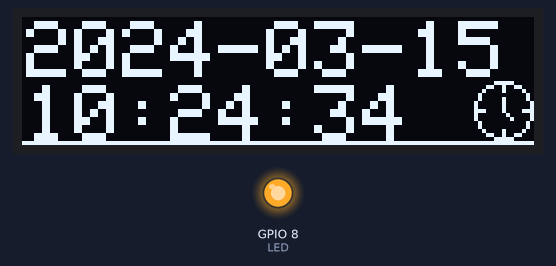
Bench run of a sketch on a simulated ESP32-C3. Shown: 128×32 one-colour display, output pins drawn as LEDs (lit = HIGH). WiFi joins after 1.5 s; servers stay silent unless stated; the local clock reads 2024-03-15 10:24:30 at power-on unless the sketch sets it; not simulated (calls return 0 or success): src/secrets/Secrets.h; what the sketch prints to the serial monitor is not drawn.

Above: at 4.3 s.
At 9.8 s:
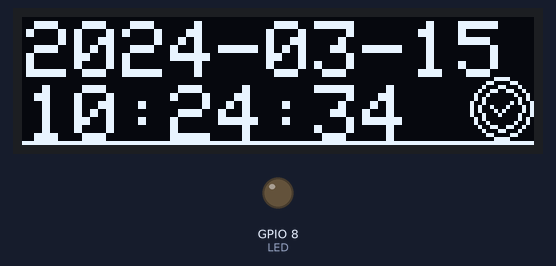
At 15.8 s:
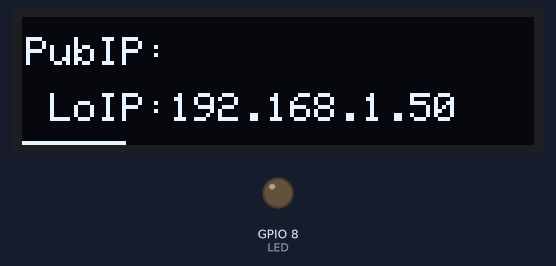
At 38.8 s:
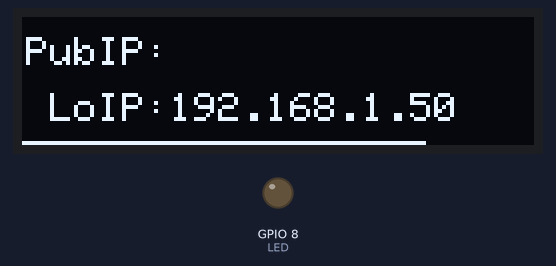
Timing chart, 0 to 40.0 s (numbered marks = the images above):
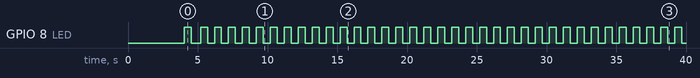

The sketch:

ESP32-C3-Super-Mini.ino
```cpp
/*!
 * @file ESP32-C3-Super-Mini.ino
 * @author @Telematica
 * @brief ESP32 C3 Super Mini project with NTP for time synchronization.
 *
 */
#include <Arduino.h>
#include <Adafruit_GFX.h>
#include <Adafruit_SSD1306.h>
#include <BLEDevice.h>
// #include <BLEServer.h>
#include <esp_system.h>
#include <HTTPClient.h>
#include "NTP.h"
#include <PinsESP32C3SuperMini.h>
#include "src/secrets/Secrets.h"
#include <SPI.h>
#include <time.h>
// #include <UrlEncode.h>
#include <WiFi.h>
#include <WiFiClientSecure.h>
#include <Wire.h>
// /Users/dealersocket/Arduino/libraries/Shared/PinsESP32C3SuperMini.h

// #define ARDUINO_USB_CDC_ON_BOOT 1
// #define ARDUINO_USB_MODE 1
#define I2C_SDA GPIO4    // GPIO4 / SDA (Data)
#define I2C_SCL GPIO5    // GPIO5 / SCL / SCK (Clock)
#define LED LED_BUILTIN  // GPI08 BLUE_LED
#define SCREEN_WIDTH 128 // OLED display width, in pixels
#define SCREEN_HEIGHT 32 // OLED display height, in pixels
#define OLED_RESET -1    // Reset pin # (or -1 if sharing Arduino reset pin)

Adafruit_SSD1306 display(SCREEN_WIDTH, SCREEN_HEIGHT, &Wire, OLED_RESET); // Declaration for an SSD1306 display connected to I2C (SDA, SCL pins)
// WiFiClientSecure client; // WiFi Client for HTTP requests
// HTTPClient https;

// [BEGIN lopaka generated]
static const unsigned char PROGMEM image_clock_quarters_bits[] = {0x07, 0xc0, 0x19, 0x30, 0x21, 0x08, 0x40, 0x04, 0x41, 0x04, 0x81, 0x02, 0x81, 0x02, 0xe1, 0x0e, 0x80, 0x82, 0x80, 0x42, 0x40, 0x04, 0x40, 0x04, 0x21, 0x08, 0x19, 0x30, 0x07, 0xc0, 0x00, 0x00};
static const unsigned char PROGMEM image_wifi_full_bits_3[] = {0x01, 0xf0, 0x00, 0x07, 0xfc, 0x00, 0x1e, 0x0f, 0x00, 0x39, 0xf3, 0x80, 0x77, 0xfd, 0xc0, 0xef, 0x1e, 0xe0, 0x5c, 0xe7, 0x40, 0x3b, 0xfb, 0x80, 0x17, 0x1d, 0x00, 0x0e, 0xee, 0x00, 0x05, 0xf4, 0x00, 0x03, 0xb8, 0x00, 0x01, 0x50, 0x00, 0x00, 0xe0, 0x00, 0x00, 0x40, 0x00, 0x00, 0x00, 0x00};
static const unsigned char PROGMEM image_wifi_75_bits[] = {0x01, 0xf0, 0x00, 0x06, 0x0c, 0x00, 0x18, 0x03, 0x00, 0x21, 0xf0, 0x80, 0x47, 0xfc, 0x40, 0x8f, 0x1e, 0x20, 0x5c, 0xe7, 0x40, 0x3b, 0xfb, 0x80, 0x17, 0x1d, 0x00, 0x0e, 0xee, 0x00, 0x05, 0xf4, 0x00, 0x03, 0xb8, 0x00, 0x01, 0x50, 0x00, 0x00, 0xe0, 0x00, 0x00, 0x40, 0x00, 0x00, 0x00, 0x00};
static const unsigned char PROGMEM image_wifi_50_bits[] = {0x01, 0xf0, 0x00, 0x06, 0x0c, 0x00, 0x18, 0x03, 0x00, 0x21, 0xf0, 0x80, 0x46, 0x0c, 0x40, 0x88, 0x02, 0x20, 0x50, 0xe1, 0x40, 0x23, 0xf8, 0x80, 0x17, 0x1d, 0x00, 0x0e, 0xee, 0x00, 0x05, 0xf4, 0x00, 0x03, 0xb8, 0x00, 0x01, 0x50, 0x00, 0x00, 0xe0, 0x00, 0x00, 0x40, 0x00, 0x00, 0x00, 0x00};
static const unsigned char PROGMEM image_wifi_3_bars_bits[] = {0x01, 0xf0, 0x00, 0x06, 0x0c, 0x00, 0x18, 0x03, 0x00, 0x21, 0xf0, 0x80, 0x46, 0x0c, 0x40, 0x88, 0x02, 0x20, 0x10, 0xe1, 0x00, 0x23, 0xf8, 0x80, 0x07, 0x1c, 0x00, 0x0c, 0x46, 0x00, 0x05, 0xf4, 0x00, 0x03, 0xb8, 0x00, 0x01, 0x50, 0x00, 0x00, 0xe0, 0x00, 0x00, 0x40, 0x00, 0x00, 0x00, 0x00};
static const unsigned char PROGMEM image_wifi_25_bits[] = {0x01, 0xf0, 0x00, 0x06, 0x0c, 0x00, 0x18, 0x03, 0x00, 0x21, 0xf0, 0x80, 0x46, 0x0c, 0x40, 0x88, 0x02, 0x20, 0x50, 0xe1, 0x40, 0x23, 0x18, 0x80, 0x14, 0x05, 0x00, 0x08, 0xe2, 0x00, 0x05, 0xf4, 0x00, 0x03, 0xb8, 0x00, 0x01, 0x50, 0x00, 0x00, 0xe0, 0x00, 0x00, 0x40, 0x00, 0x00, 0x00, 0x00};
static const unsigned char PROGMEM image_wifi_2_bits[] = {0x01, 0xf0, 0x00, 0x06, 0x0c, 0x00, 0x18, 0x03, 0x00, 0x21, 0xf0, 0x80, 0x46, 0x0c, 0x40, 0x88, 0x02, 0x20, 0x10, 0xe1, 0x00, 0x23, 0x18, 0x80, 0x04, 0x04, 0x00, 0x08, 0x42, 0x00, 0x01, 0xb0, 0x00, 0x02, 0x08, 0x00, 0x00, 0x40, 0x00, 0x00, 0xa0, 0x00, 0x00, 0x40, 0x00, 0x00, 0x00, 0x00};
static const unsigned char PROGMEM image_wifi_not_connected_bits[] = {0x21, 0xf0, 0x00, 0x16, 0x0c, 0x00, 0x08, 0x03, 0x00, 0x25, 0xf0, 0x80, 0x42, 0x0c, 0x40, 0x89, 0x02, 0x20, 0x10, 0xa1, 0x00, 0x23, 0x58, 0x80, 0x04, 0x24, 0x00, 0x08, 0x52, 0x00, 0x01, 0xa8, 0x00, 0x02, 0x04, 0x00, 0x00, 0x42, 0x00, 0x00, 0xa1, 0x00, 0x00, 0x40, 0x80, 0x00, 0x00, 0x00};
static const unsigned char PROGMEM image_choice_right_bits[] = {0x03, 0xc0, 0x0c, 0x30, 0x11, 0x88, 0x26, 0x64, 0x48, 0x12, 0x50, 0x0a, 0x90, 0x29, 0xa4, 0x45, 0xa2, 0x85, 0x91, 0x09, 0x50, 0x0a, 0x48, 0x12, 0x26, 0x64, 0x11, 0x88, 0x0c, 0x30, 0x03, 0xc0};

// Internal Constants
static const unsigned short INTERVAL_500MS = 500;
static const unsigned short INTERVAL_5000MS = 5000;

// Task timers and intervals
unsigned long currentMillis = millis();
unsigned long previousMillis1 = 0;
unsigned long previousMillis2 = 0;
unsigned long previousMillis3 = 0;
unsigned long previousMillis4 = 0;

// Counters
unsigned int currentScreen = 0; // 0: Time, 1: SSID/RSSI, 2: Uptime, 3: Public IP and Local IP ...

// HTTP Server credentials
String localIP;
String publicIP;

// Time variables
String timeStr;
String startupTimeStr;

// Flags
bool pubIPSucess = false;
// bool isScreenOff = false;
// bool lightsOff = false;
// bool enableSerialOutput = true;

/**
 * FUNCTIONS
 * --------------------------------------------------------------------------------
 * --------------------------------------------------------------------------------
 * --------------------------------------------------------------------------------
 */

void blink(unsigned long currentMillis)
{
  if (currentMillis - previousMillis2 >= INTERVAL_500MS)
  {
    previousMillis2 = currentMillis;

    // Toggle the state of LED2 every 500ms
    if (digitalRead(LED) == LOW)
    {
      digitalWrite(LED, HIGH);
    }
    else
    {
      digitalWrite(LED, LOW);
    }
  }
}

String getFormattedLocalDateTime()
{
  struct tm timeinfo;
  if (!getLocalTime(&timeinfo))
  {
    Serial.println("Failed to obtain time");
    return "(Error)";
  }
  char timeString[25];                                                      // Buffer to hold formatted string
  strftime(timeString, sizeof(timeString), "%Y-%m-%d %H:%M:%S", &timeinfo); // Format: "YYYY-MM-DD HH:MM:SS"
  return timeString;
}

String getUptime()
{
  unsigned long uptimeSeconds = millis() / 1000;
  unsigned long days = uptimeSeconds / 86400;
  unsigned long hours = (uptimeSeconds % 86400) / 3600;
  unsigned long minutes = (uptimeSeconds % 3600) / 60;
  unsigned long seconds = uptimeSeconds % 60;

  char uptimeString[20];
  sprintf(uptimeString, "%01lu days, %02lu:%02lu:%02lu", days, hours, minutes, seconds);
  Serial.println(uptimeString);
  return uptimeString;
}

void getLT()
{
  struct tm timeinfo;
  if (!getLocalTime(&timeinfo))
  {
    Serial.println("Failed to obtain time");
    return;
  }
  char timeString[25];                                                      // Buffer to hold formatted string
  strftime(timeString, sizeof(timeString), "%Y-%m-%d %H:%M:%S", &timeinfo); // Format: "YYYY-MM-DD HH:MM:SS"
  Serial.println(timeString);
  timeStr = timeString;
}

void printMemoryUsage()
{
  Serial.print("Total Heap Size: ");
  Serial.println(ESP.getHeapSize());

  Serial.print("Free Heap Memory: ");
  Serial.println(ESP.getFreeHeap());

  Serial.print("Minimum Ever Free Heap: ");
  Serial.println(esp_get_minimum_free_heap_size()); // Requires #include <esp_system.h>
}

void getPublicIP(unsigned long currentMillis)
{
  if (pubIPSucess)
    return;
  if (currentMillis - previousMillis3 >= INTERVAL_5000MS)
  {
    previousMillis3 = currentMillis;
  }
  else
  {
    return;
  }
  if (WiFi.status() == WL_CONNECTED)
  {
    // 1. Create instances for secure client and HTTP handler
    WiFiClientSecure client;
    HTTPClient https;

    // configTime(0, 0, "pool.ntp.org", "time.nist.gov");

    // 2. Assign the Root CA certificate to validate the server
    client.setCACert(rootCACertificate);

    // Note: For quick testing without certificate validation, uncomment below:
    // client.setInsecure();

    Serial.println("\nStarting secure HTTP request...");
    https.setReuse(false);
    // https.addHeader("User-Agent", "ESP32-C3");
    // https.setFollowRedirects(HTTPC_FORCE_FOLLOW_REDIRECTS);
    https.setTimeout(10000);

    // 3. Initialize the HTTP connection over TLS
    if (https.begin(client, AWS_CHECK_IP_URL))
    {

      // 4. Send HTTP GET Request
      int httpCode = https.GET();

      Serial.printf("[HTTPS] Response code: %d\n", httpCode);

      // 5. Evaluate the Response Code
      if (httpCode > 0)
      {
        Serial.printf("[HTTPS] Response code: %d\n", httpCode);

        if (httpCode == HTTP_CODE_OK)
        {
          String payload = https.getString();
          publicIP = payload;
          Serial.println("[HTTPS] Payload received:");
          Serial.println(payload);
        }
      }
      else
      {
        Serial.printf("[HTTPS] Connection failed, error: %s\n", https.errorToString(httpCode).c_str());
        pubIPSucess = false;
      }

      // 6. Close the connection resource
      https.end();
    }
    else
    {
      Serial.println("[HTTPS] Unable to connect to server endpoint");
      pubIPSucess = false;
      return;
    }
    pubIPSucess = true;
  }
}

// Screen 1: Date/Time screen
void drawScreen_1(void)
{
  getLT();
  display.clearDisplay();
  // string 2
  display.setTextColor(1);
  display.setTextSize(2);
  display.setTextWrap(false);
  display.setCursor(1, 1);
  display.print(timeStr.equals("(Error)") ? timeStr : timeStr.substring(0, 10));
  // clock_quarters
  display.drawBitmap(113, 16, image_clock_quarters_bits, 15, 16, 1);
  // string 4
  display.setCursor(1, 17);
  display.print(timeStr.equals("(Error)") ? timeStr : timeStr.substring(11, 19));
  display.display();
}

// Screen 2: Uptime
void drawScreen_2(void)
{
  display.clearDisplay();
  // string 3
  display.setTextColor(1);
  display.setTextSize(2);
  display.setTextWrap(false);
  display.setCursor(1, 1);
  display.print(startupTimeStr.substring(0, 11));
  // string 4
  display.setCursor(1, 17);
  display.print(startupTimeStr.substring(11, 22));
  // choice_right
  display.drawBitmap(112, 15, image_choice_right_bits, 16, 16, 1);
  display.display();
}

// Screen 3: WiFi SSID + RSSI screen
void drawScreen_3(void)
{
  int rssi = WiFi.RSSI();
  String ssid = WiFi.SSID();
  display.clearDisplay();
  Serial.println("SSID: " + ssid);
  Serial.println("RSSI: " + String(rssi) + " dBm");
  const unsigned char *selectedWifiIcon = image_wifi_not_connected_bits;
  if (WiFi.status() == WL_CONNECTED)
  {
    if (rssi >= -50)
    {
      selectedWifiIcon = image_wifi_full_bits_3;
    }
    else if (rssi >= -60)
    {
      selectedWifiIcon = image_wifi_75_bits;
    }
    else if (rssi >= -70)
    {
      selectedWifiIcon = image_wifi_50_bits;
    }
    else if (rssi >= -80)
    {
      selectedWifiIcon = image_wifi_3_bars_bits;
    }
    else if (rssi >= -90)
    {
      selectedWifiIcon = image_wifi_25_bits;
    }
    else
    {
      selectedWifiIcon = image_wifi_2_bits;
    }
  }
  // string 1
  display.setTextColor(1);
  display.setTextWrap(false);
  display.setCursor(1, 4);
  display.setTextSize(1);
  display.print("SSID:");
  // string 2
  display.setCursor(31, 4);
  display.print(ssid.substring(0, 17));
  // string 3
  display.setCursor(1, 20);
  display.print("RSSI:");
  // string 4
  display.setTextSize(2);
  display.setCursor(31, 16);
  display.print(rssi);
  // string 5
  display.setTextSize(1);
  display.setCursor(82, 23);
  display.print("dBm");
  // wifi_full
  display.drawBitmap(107, 16, selectedWifiIcon, 19, 16, 1);
  display.display();
}

// Screen 4: IP Public/Local
void drawScreen_4(void)
{
  display.clearDisplay();
  // string 1
  display.setTextColor(1);
  display.setTextWrap(false);
  display.setTextSize(1);
  display.setCursor(1, 5);
  display.print("PubIP:");
  // string 2
  display.setCursor(37, 5);
  display.print(publicIP);
  // string 3
  display.setCursor(7, 19);
  display.print("LoIP:");
  // string 4
  display.setCursor(37, 19);
  display.print(localIP);
  display.display();
}

// Switch between screens logic
void showScreen(unsigned long currentMillis)
{
  if (currentMillis - previousMillis1 >= INTERVAL_5000MS)
  {
    previousMillis1 = currentMillis;
    ++currentScreen;
    if (currentScreen > 3)
    {
      currentScreen = 0;
    }
  }
  if (currentMillis - previousMillis4 >= 1000)
  {
    previousMillis4 = currentMillis;
    switch (currentScreen)
    {
    case 0:
      drawScreen_1();
      break;
    case 1:
      drawScreen_2();
      break;
    case 2:
      drawScreen_3();
      break;
    case 3:
      drawScreen_4();
      break;
    default:
      drawScreen_1();
      break;
    }
    progressBar(currentMillis);
  }
}

void progressBar(unsigned long currentMillis)
{
  unsigned long progress = currentMillis - previousMillis1;
  int x2 = 0;
  if (progress >= 0 && progress < 1000)
  {
    x2 = 25;
  }
  else if (progress >= 1000 && progress <= 2000)
  {
    x2 = 50;
  }
  else if (progress >= 2000 && progress < 3000)
  {
    x2 = 75;
  }
  else if (progress >= 3000 && progress < 4000)
  {
    x2 = 100;
  }
  else if (progress >= 4000 && progress < 5000)
  {
    x2 = 127;
  }
  // display.drawLine(0, 31, x2, 31, WHITE);
  display.drawLine(0, 31, x2, 31, WHITE);
  display.display();
}

/**
 * SETUP AND LOOP
 * --------------------------------------------------------------------------------
 * --------------------------------------------------------------------------------
 * --------------------------------------------------------------------------------
 */

void setup()
{
  Serial.begin(115200);

  // Explicitly Disable BLE
  Serial.println("Disabling BLE...");
  BLEDevice::deinit(true);

  delay(2000); // Give the chip 2 seconds to start instead of waiting for USB

  // Set I2C clock speed to 400kHz (Fast Mode) pr 100kHz (Standard Mode)
  Wire.setClock(100000);

  // dht.begin();
  Wire.begin(I2C_SDA, I2C_SCL);

  // SSD1306_SWITCHCAPVCC = generate display voltage from 3.3V internally
  if (!display.begin(SSD1306_SWITCHCAPVCC, 0x3C))
  {
    Serial.println(F("SSD1306 allocation failed"));
    for (;;)
      ; // Don't proceed, loop forever
  }

  // Clear the buffer
  display.clearDisplay();

  // Show initial display buffer contents on the screen --
  // the library initializes this with an Adafruit splash screen.
  display.display();

  // client.setCACert(rootCACertificateCheckIPAmazon); // Connect to Wi-Fi first, then apply the cert

  WiFi.begin(WIFI_SSID, WIFI_PASSWORD);

  Serial.printf("\n");
  Serial.printf("Conectando a Wi-Fi");

  while (WiFi.status() != WL_CONNECTED)
  {
    delay(1000);
    Serial.println(".");
  }

  Serial.print("Conectado con la IP: ");
  Serial.println(WiFi.localIP());
  localIP = WiFi.localIP().toString();
  pinMode(LED, OUTPUT);
  // pinMode(BUTTON_PIN, INPUT_PULLUP); // Activa la resistencia interna
  configTime(NTP_GMT_OFFSET_SEC, NTP_DAYLIGHT_OFFSET_SEC, NTP_SERVER);
  startupTimeStr = getFormattedLocalDateTime();
}

void loop()
{
  currentMillis = millis();
  blink(currentMillis);
  getPublicIP(currentMillis);
  showScreen(currentMillis);
}
```

NTP.h
```cpp
// NTP Server
#define NTP_SERVER "pool.ntp.org"
#define NTP_GMT_OFFSET_SEC -21600 // UTC -6 (Mexico City)
#define NTP_DAYLIGHT_OFFSET_SEC 0 // Set to 3600 if in Daylight Savings
```

Measured:
- by itself, GPIO 8 (LED): goes HIGH 0.50 s, LOW 0.66 s, 34 × (HIGH 0.50 s, LOW 0.50 s), HIGH 0.50 s, then LOW
- what the display in image 0 shows lasts 1.1 s, from 4.1 s to 5.2 s
- what the display in image 1 shows lasts 1.0 s, from 9.2 s to 10.2 s
